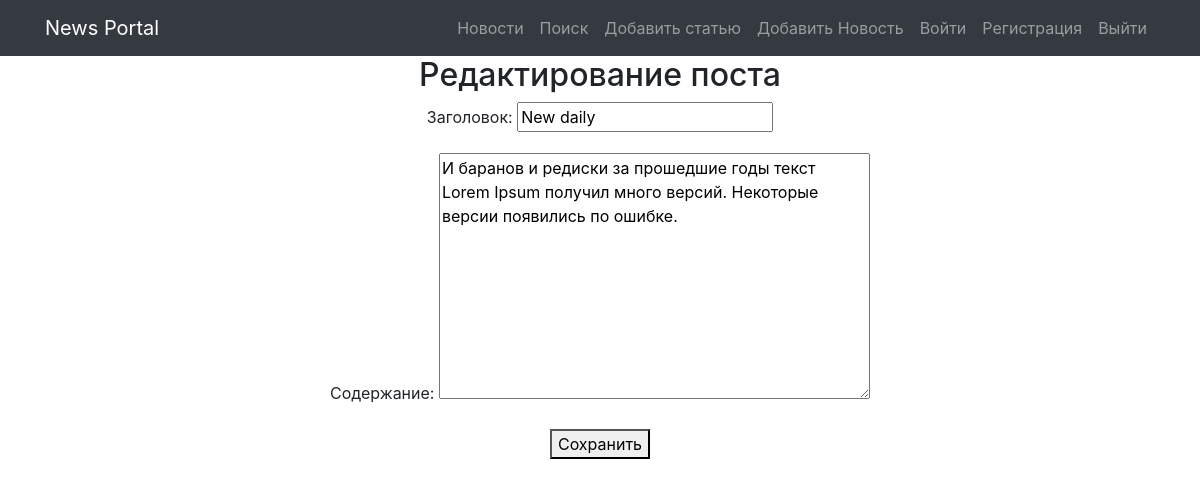
Screenshot of /news/4/edit/ with the database file from the repository.
### news/models.py (models this page shows, shortened)
class Post(models.Model):
    class Meta:
        verbose_name = 'Пост'
        verbose_name_plural = 'Посты'
    ARTICLE = 'article'
    NEWS = 'news'
    POST_TYPES = [
        (ARTICLE, 'Статья'),
        (NEWS, 'Новость'),
    ]
    author = models.ForeignKey(Author, verbose_name='Автор', on_delete=models.CASCADE)
    post_type = models.CharField(max_length=10, verbose_name='тип поста', choices=POST_TYPES)
    created_at = models.DateTimeField(auto_now_add=True)
    category = models.ManyToManyField(Category, verbose_name='Категория', through='PostCategory')
    title = models.CharField(max_length=200, verbose_name='Заголовок')
    text = models.TextField(verbose_name='Содержание')
    rating = models.IntegerField(default=0, verbose_name='Рейтинг')

### news/views.py (the view)
# urls.py: path('news/<int:pk>/edit/', PostUpdateView.as_view(), name='post_update'),
class PostUpdateView(UpdateView):
    model = Post
    template_name = 'news/post_update.html'
    fields = ['title', 'text']  # Указать необходимые поля для редактирования

### templates/news/post_update.html (shortened to what this page needs)
{% extends 'flatpages/default.html' %}
{% block content %}
  <h2>Редактирование поста</h2>
  <form method="post">
    {{ form.as_p }}
    <button type="submit">Сохранить</button>
  </form>
{% endblock %}

### rows the page displays
Post: title "New daily", text "И баранов и редиски за прошедшие годы текст Lorem Ipsum получил много версий. Некоторые версии появились по ошибке."
